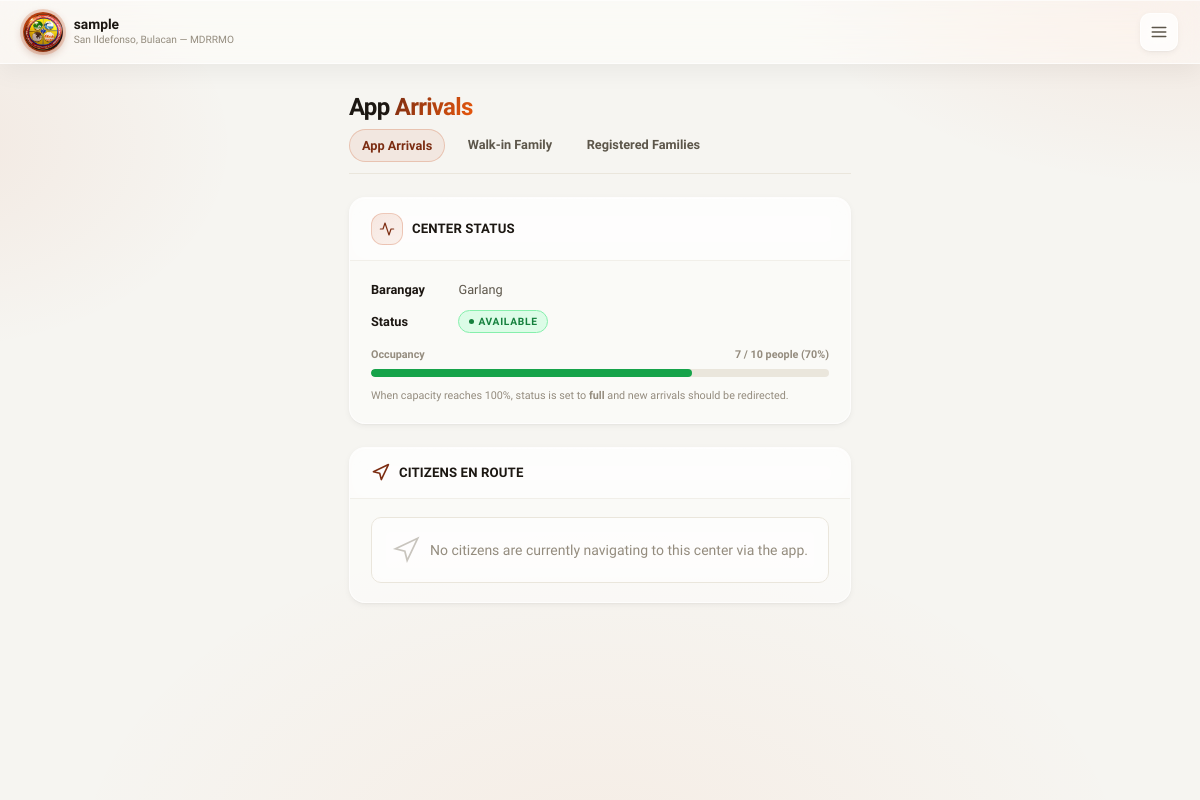
The app's page /coordinator/center_app_arrivals.php?id=1 (signed in), older data.
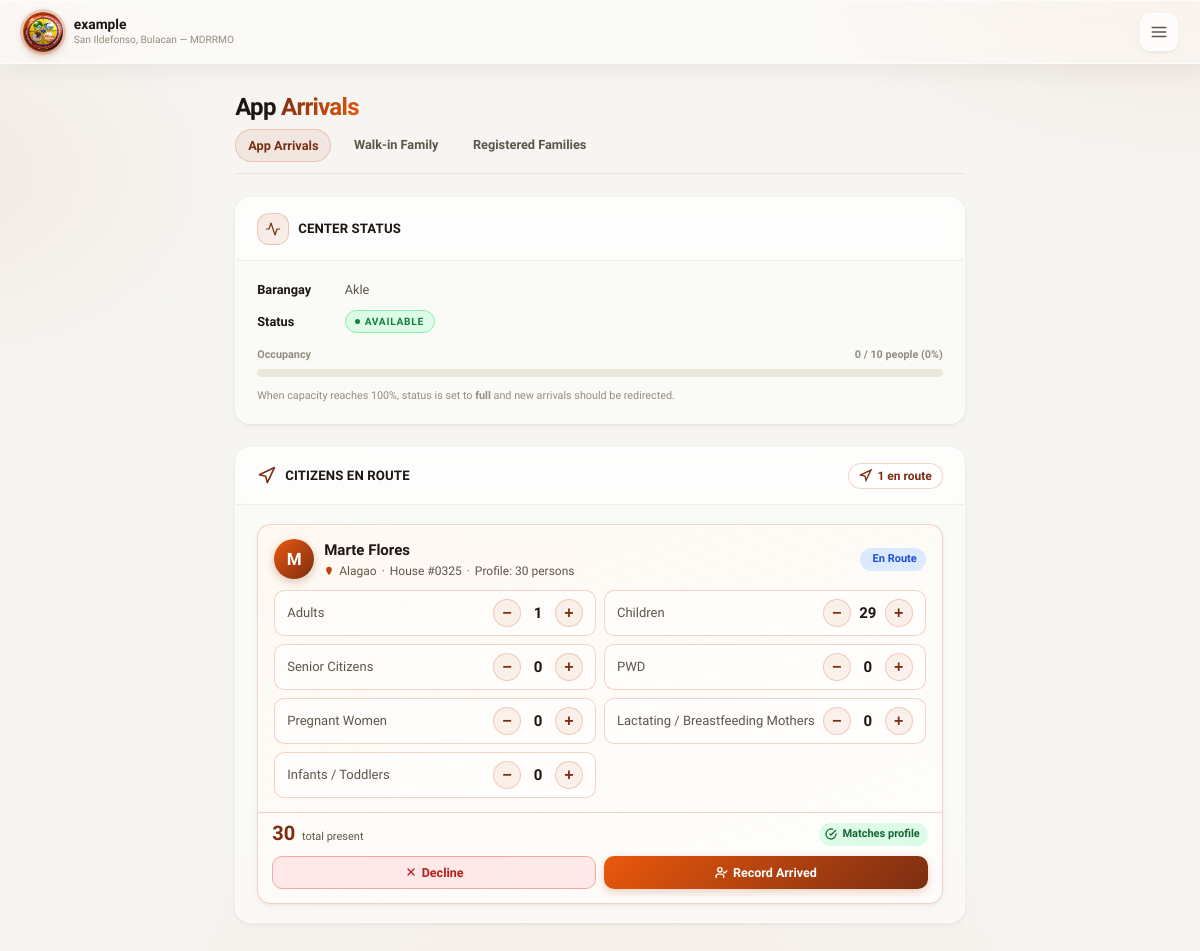
The same page, newer data.
### tables this page shows
CREATE TABLE `evacuation_centers` (
  `id` int(10) UNSIGNED NOT NULL,
  `name` varchar(150) NOT NULL,
  `barangay_id` int(10) UNSIGNED NOT NULL,
  `address` varchar(255) NOT NULL,
  `lat` decimal(10,7) NOT NULL,
  `lng` decimal(10,7) NOT NULL,
  `max_capacity_people` int(10) UNSIGNED NOT NULL,
  `max_capacity_families` int(10) UNSIGNED DEFAULT 0,
  `status` enum('available','near_capacity','full','temp_shelter','closed') NOT NULL DEFAULT 'available',
  `coordinator_user_id` int(10) UNSIGNED DEFAULT NULL,
  `notes` text DEFAULT NULL,
  `created_at` datetime NOT NULL DEFAULT current_timestamp(),
  `updated_at` datetime NOT NULL DEFAULT current_timestamp() ON UPDATE current_timestamp()
);

CREATE TABLE `barangays` (
  `id` int(10) UNSIGNED NOT NULL,
  `name` varchar(100) NOT NULL,
  `municipality` varchar(100) NOT NULL DEFAULT 'San Ildefonso',
  `province` varchar(100) NOT NULL DEFAULT 'Bulacan',
  `center_lat` decimal(10,7) DEFAULT NULL,
  `center_lng` decimal(10,7) DEFAULT NULL,
  `boundary_polygon` longtext DEFAULT NULL CHECK (json_valid(`boundary_polygon`)),
  `is_active` tinyint(1) NOT NULL DEFAULT 1
);

CREATE TABLE `evac_navigation_tracking` (
  `id` int(10) UNSIGNED NOT NULL,
  `user_id` int(10) UNSIGNED NOT NULL,
  `center_id` int(10) UNSIGNED NOT NULL,
  `disaster_id` int(10) UNSIGNED DEFAULT NULL,
  `status` enum('navigating','arrived','cancelled') NOT NULL DEFAULT 'navigating',
  `created_at` datetime NOT NULL DEFAULT current_timestamp(),
  `updated_at` datetime NOT NULL DEFAULT current_timestamp() ON UPDATE current_timestamp()
);

CREATE TABLE `users` (
  `id` int(10) UNSIGNED NOT NULL,
  `full_name` varchar(150) NOT NULL,
  `first_name` varchar(100) DEFAULT NULL,
  `middle_name` varchar(100) DEFAULT NULL,
  `last_name` varchar(100) DEFAULT NULL,
  `suffix` varchar(10) DEFAULT NULL,
  `email` varchar(150) NOT NULL,
  `contact_number` varchar(20) DEFAULT NULL,
  `password_hash` varchar(255) NOT NULL,
  `role` enum('citizen','admin','coordinator') NOT NULL DEFAULT 'citizen',
  `barangay_id` int(10) UNSIGNED NOT NULL,
  `house_number` varchar(50) NOT NULL,
  `birthday` date DEFAULT NULL,
  `sex` enum('male','female','prefer_not_to_say') DEFAULT NULL,
  `is_email_verified` tinyint(1) NOT NULL DEFAULT 0,
  `otp_code_hash` varchar(255) DEFAULT NULL,
  `otp_expires_at` datetime DEFAULT NULL,
  `device_token` varchar(255) DEFAULT NULL,
  `device_fingerprint` varchar(255) DEFAULT NULL,
  `device_registered_at` datetime DEFAULT NULL,
  `is_device_trusted` tinyint(1) NOT NULL DEFAULT 0,
  `is_active` tinyint(1) NOT NULL DEFAULT 1,
  `created_at` datetime NOT NULL DEFAULT current_timestamp(),
  `updated_at` datetime NOT NULL DEFAULT current_timestamp() ON UPDATE current_timestamp(),
  `otp_code` varchar(10) DEFAULT NULL,
  `otp_purpose` varchar(30) DEFAULT NULL
);

### pages/center_helpers.php (called while the page is built, shortened)
<?php
function get_center_occupancy(int $centerId): array
{
    $pdo = db();
    $stmt = $pdo->prepare("SELECT c.max_capacity_people,
                                  COALESCE(SUM(r.total_members), 0) AS current_occupancy
                           FROM evacuation_centers c
                           LEFT JOIN evac_registrations r ON r.center_id = c.id
                           WHERE c.id = ?
                           GROUP BY c.id");
    $stmt->execute([$centerId]);
    $row = $stmt->fetch();
    $max = (int)$row['max_capacity_people'];
    $current = (int)$row['current_occupancy'];
    $percent = $max > 0 ? min(100.0, ($current / $max) * 100.0) : 0.0;
    return ['current' => $current, 'max' => $max, 'percent' => $percent];
}

### coordinator/center_app_arrivals.php (the view, shortened to what this page needs)
<?php
require_once __DIR__ . '/../pages/center_helpers.php';
$pdo  = db();
$user = current_user();
$centerId = isset($_GET['id']) ? (int)$_GET['id'] : 0;
$stmt = $pdo->prepare("SELECT c.*, b.name AS barangay_name
                       FROM evacuation_centers c
                       JOIN barangays b ON b.id = c.barangay_id
                       WHERE c.id = ? AND c.coordinator_user_id = ?");
$stmt->execute([$centerId, $user['id']]);
$center = $stmt->fetch();
$appArrivalsStmt = $pdo->prepare("
    SELECT
        nt.id          AS tracking_id,
        nt.user_id,
        u.full_name,
        b.name         AS barangay_name,
        u.barangay_id,
        u.house_number,
        COALESCE(ch.adults,        1) AS adults,
        COALESCE(ch.children,      0) AS children,
        COALESCE(ch.seniors,       0) AS seniors,
        COALESCE(ch.pwds,          0) AS pwds,
        COALESCE(ch.pregnant_women,    0) AS pregnant_women,
        COALESCE(ch.lactating_mothers, 0) AS lactating_mothers,
        COALESCE(ch.infants_toddlers,  0) AS infants_toddlers,
        COALESCE(ch.total_members, 1) AS total_members,
        nt.updated_at
    FROM evac_navigation_tracking nt
    JOIN users u        ON u.id  = nt.user_id
    JOIN barangays b    ON b.id  = u.barangay_id
    LEFT JOIN family_profiles ch ON ch.user_id = nt.user_id
    WHERE nt.center_id = ?
      AND nt.status    = 'navigating'
    ORDER BY nt.updated_at ASC
");
$appArrivalsStmt->execute([$centerId]);
$appArrivals = $appArrivalsStmt->fetchAll();
$occ      = get_center_occupancy($centerId);
$pct      = round($occ['percent']);
$barColor = $pct >= 100 ? '#dc2626' : ($pct >= 75 ? '#d97706' : '#16a34a');
?>
<!DOCTYPE html>
<html lang="en">
<head>
    <link rel="stylesheet" href="../asset/css/center_app_arrivals.css">
</head>
<body>
<div class="bg-blobs" aria-hidden="true">
    <div class="bg-blob b1"></div>
    <div class="bg-blob b2"></div>
    <div class="bg-blob b3"></div>
    <div class="bg-blob b4"></div>
</div>
<div class="layout">
    <div class="main">
        <header class="topbar">
            <div class="topbar-brand">
                <div class="topbar-logo"><img src="../img/mdrrmo.png" alt="MDRRMO Logo"></div>
                <div class="topbar-brand-text">
                    <div class="topbar-title"><?php echo htmlspecialchars($center['name']); ?></div>
                    <div class="topbar-subtitle">San Ildefonso, Bulacan — MDRRMO</div>
                </div>
            </div>
            <div class="topbar-right">
                <button class="hamburger-btn" onclick="openMenu()">
                    <svg viewBox="0 0 24 24"><line x1="3" y1="6" x2="21" y2="6"/><line x1="3" y1="12" x2="21" y2="12"/><line x1="3" y1="18" x2="21" y2="18"/></svg>
                </button>
            </div>
        </header>
        <main class="dashboard">
            <div>
                <h1 class="page-heading">App <span>Arrivals</span></h1>
                <div class="page-subnav">
                    <a href="center_app_arrivals.php?id=<?php echo $centerId; ?>" class="active">App Arrivals</a>
                    <a href="center_walkin.php?id=<?php echo $centerId; ?>">Walk-in Family</a>
                    <a href="center_registrations.php?id=<?php echo $centerId; ?>">Registered Families</a>
                </div>
            </div>
            <section class="card">
                <div class="card-header">
                    <div class="card-header-icon"><svg viewBox="0 0 24 24"><polyline points="22 12 18 12 15 21 9 3 6 12 2 12"/></svg></div>
                    <h2>Center Status</h2>
                </div>
                <div class="card-body">
                    <div class="info-row"><strong>Barangay</strong> <?php echo htmlspecialchars($center['barangay_name']); ?></div>
                    <div class="info-row"><strong>Status</strong>
                        <span class="status-pill status-<?php echo strtolower(preg_replace('/\s+/', '-', $center['status'])); ?>">
                            <?php echo htmlspecialchars($center['status']); ?>
                        </span>
                    </div>
                    <div class="occ-bar-wrap">
                        <div class="occ-bar-label">
                            <span>Occupancy</span>
                            <span><?php echo $occ['current']; ?> / <?php echo $occ['max']; ?> people (<?php echo $pct; ?>%)</span>
                        </div>
                        <div class="occ-bar-track">
                            <div class="occ-bar-fill" style="width:<?php echo min(100,$pct); ?>%; background:<?php echo $barColor; ?>;"></div>
                        </div>
                    </div>
                    <p class="occ-note">When capacity reaches 100%, status is set to <strong>full</strong> and new arrivals should be redirected.</p>
                </div>
            </section>
            <section class="card">
                <div class="card-header">
                    <svg class="card-header-icon-plain" viewBox="0 0 24 24" fill="none" stroke="var(--orange-dark)" stroke-width="2" stroke-linecap="round" stroke-linejoin="round"><polygon points="3 11 22 2 13 21 11 13 3 11"/></svg>
                    <h2>Citizens en Route</h2>
                    <?php if ($appArrivals): ?>
                    <span class="en-route-badge" style="margin-left:auto;">
                        <svg viewBox="0 0 24 24" width="13" height="13" fill="none" stroke="currentColor" stroke-width="2.5"><polygon points="3 11 22 2 13 21 11 13 3 11"/></svg>
                        <?php echo count($appArrivals); ?> en route
                    </span>
                    <?php endif; ?>
                </div>
                <div class="card-body">
                    <?php if (!$appArrivals): ?>
                    <div class="arrival-queue-empty">
                        <svg viewBox="0 0 24 24" width="28" height="28" fill="none" stroke="currentColor" stroke-width="1.5"><polygon points="3 11 22 2 13 21 11 13 3 11"/></svg>
                        No citizens are currently navigating to this center via the app.
                    </div>
                    <?php else: ?>
                    <div class="app-arrivals-grid">
                        <?php foreach ($appArrivals as $a):
                            $initial      = mb_strtoupper(mb_substr($a['full_name'], 0, 1));
                            $profileTotal = (int)$a['total_members'];
                        ?>
                        <div class="app-arrival-card" id="arrival-card-<?php echo (int)$a['tracking_id']; ?>">
                            <div class="app-arrival-card-header">
                                <div class="app-arrival-person">
                                    <div class="app-arrival-avatar"><?php echo htmlspecialchars($initial); ?></div>
                                    <div>
                                        <div class="app-arrival-name"><?php echo htmlspecialchars($a['full_name']); ?></div>
                                        <div class="app-arrival-meta">
                                            <svg viewBox="0 0 14 14" width="10" height="10" fill="#c2410c"><path d="M7 1C4.79 1 3 2.79 3 5c0 3.25 4 8 4 8s4-4.75 4-8c0-2.21-1.79-4-4-4Z"/></svg>
                                            <?php echo htmlspecialchars($a['barangay_name']); ?>
                                            <span>·</span> House #<?php echo htmlspecialchars($a['house_number']); ?>
                                            <span>·</span> Profile: <?php echo $profileTotal; ?> person<?php echo $profileTotal != 1 ? 's' : ''; ?>
                                        </div>
                                    </div>
                                </div>
                                <span class="app-badge-nav">
                                    En Route
                                </span>
                            </div>
                            <form method="post"
                                  id="form-arrival-<?php echo (int)$a['tracking_id']; ?>"
                                  onsubmit="return confirmArrival(this)">
                                <div class="app-arrival-members">
                                    <?php foreach (DEMO_FIELDS as $field => $label):
                                        $val = (int)$a[$field]; ?>
                                    <div class="app-member-row">
                                        <span class="app-member-label"><?php echo $label; ?></span>
                                        <div class="app-member-controls">
                                            <button type="button" onclick="adjustVal(<?php echo (int)$a['tracking_id']; ?>, '<?php echo $field; ?>', -1)">−</button>
                                            <span class="app-member-val" id="val-<?php echo (int)$a['tracking_id']; ?>-<?php echo $field; ?>"><?php echo $val; ?></span>
                                            <button type="button" onclick="adjustVal(<?php echo (int)$a['tracking_id']; ?>, '<?php echo $field; ?>', 1)">+</button>
                                        </div>
                                    </div>
                                    <?php endforeach; ?>
                                </div>
                                <div class="app-arrival-footer">
                                    <div class="app-footer-top">
                                        <div class="app-total-wrap">
                                            <div class="app-total-num" id="total-<?php echo (int)$a['tracking_id']; ?>"><?php echo $profileTotal; ?></div>
                                            <div class="app-total-label">&nbsp;total present</div>
                                        </div>
                                        <span class="profile-match match-ok"
                                              id="match-<?php echo (int)$a['tracking_id']; ?>">
                                            <svg viewBox="0 0 24 24" width="12" height="12" fill="none" stroke="currentColor" stroke-width="2.5"><path d="M22 11.08V12a10 10 0 11-5.93-9.14"/><polyline points="22 4 12 14.01 9 11.01"/></svg>
                                            Matches profile
                                        </span>
                                    </div>
                                    <div class="app-footer-actions">
                                        <button type="button"
                                                class="btn-decline"
                                                onclick="openDeclineModal(<?php echo (int)$a['tracking_id']; ?>, '<?php echo htmlspecialchars(addslashes($a['full_name'])); ?>')">
                                            <svg viewBox="0 0 24 24"><line x1="18" y1="6" x2="6" y2="18"/><line x1="6" y1="6" x2="18" y2="18"/></svg>
                                            Decline
                                        </button>
                                        <button type="submit" class="btn-record-arrival">
                                            <svg viewBox="0 0 24 24"><path d="M16 21v-2a4 4 0 00-4-4H6a4 4 0 00-4 4v2"/><circle cx="9" cy="7" r="4"/><polyline points="16 11 18 13 22 9"/></svg>
                                            Record Arrived
                                        </button>
                                    </div>
                                </div>
                            </form>
                        </div>
                        <?php endforeach; ?>
                    </div>
                    <?php endif; ?>
                </div>
            </section>
        </main>
    </div>
</div>
</body>
</html>

Row changes from the older to the newer data that the page shows:
changed evacuation_centers "AVAILABLE": name "sample" → "example"; barangay.name "Garlang" → "Akle"
now on this page (row edited): evac_navigation_tracking: user.full_name "M", user.full_name "Marte Flores", barangays.name "Alagao", user.house_number "0325", profileTotal "30", label "Adults", val "1", label "Children", val "29", label "Senior Citizens", val "0", label "PWD", label "Pregnant Women", label "Lactating / Breastfeeding Mothers", label "Infants / Toddlers"
Text that changed along with them:
$occ['current']: "7" → "0"
$pct: "70" → "0"
count($appArrivals): (not shown) → "1"
text no longer shown: "No citizens are currently navigating to this center via the app."
text now shown: "en route"
